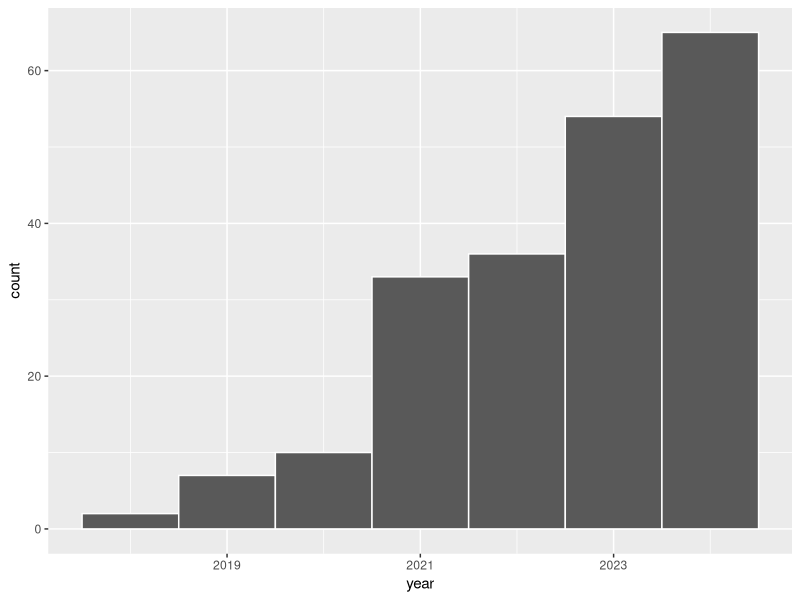

Recreate this plot in R.
## ---- chunk 1
knitr::opts_chunk$set(echo = TRUE)
## ---- chunk 2
library(tidyverse)
library(dplyr)
## ---- chunk 3
coded_articles <- read_csv("Inclusion_exclusion coding - mendeley_export.csv")
## ---- chunk 4
# Identify remaining duplicates. These were all coded as irrelevant.

titles_abstracts <- coded_articles %>% 
  select(title, abstract)  
  
duplicates <- titles_abstracts %>% 
  group_by_all() %>% 
  filter(n() > 1) %>% 
  ungroup()

# Limit to unique entries
# distinct <- coded_articles %>% 
#   distinct(title) %>% 
#   filter()

# Count number of included articles
coded_articles %>% 
  count(`Inclusion: (1) Yes (2) No, not English, (3) No, not focused on AI vs. human, (4) No, other reasons`)

# Filter for relevant articles (1st round of coding). Manually go through and remove any remaining duplicates. (Initially not identified because of slight punctuation differences)
relevant_articles <- coded_articles %>% 
  filter(`Inclusion: (1) Yes (2) No, not English, (3) No, not focused on AI vs. human, (4) No, other reasons` == 1) %>% 
  filter(!(ID %in% c("ID-1355", "ID-291", "ID-264", "ID-109", "ID-137", "ID-1295", "ID-1342", "ID-144", "ID-1134", "ID-127", "ID-459", "ID-025")))

## ---- chunk 5
# Count proportion of each type of method for the relevant articles
relevant_articles %>% 
  count(`Method: (1) quantitative, (2) qualitative, (3) meta analysis, reviews`) 

# Look at represented domains. It might be more informative to group into fewer buckets. For example, 'healthcare' and 'medical' could be combined into one category. 'Art' and 'visual art' could be combined. 
relevant_articles %>% 
  count(domain) %>% 
  print(n = 90)

# See the range of publication years
relevant_articles %>% 
  summarize(oldest_paper = min(year),
            newest_paper = max(year))

write_csv(relevant_articles, "1st_round_coding.csv")
## ---- chunk 6
# Import spreadsheet of articles from ICA 2023 meta-analysis
old_articles <- read_csv("2nd_round_coding_2023_ICA.csv") %>% 
  rename("title" = "Article name",
         "domain" = "Task Domain",
         "first_author_last_name" = "First Author Last Name",
         "notes" = "Notes")

# See how many unique entries I added. 
# Double-check for accuracy. ID-1444 had an incomplete title, so that needs to be fixed so it is properly removed from new_articles.
new_articles <- anti_join(relevant_articles, old_articles, by = "title") %>% 
  filter(!ID %in% c("ID-023", "ID-1272", "ID-1322", "ID-1444"))

# Recode methods and domains in new list
new_articles_recoded <- new_articles %>% 
  mutate(Method = case_when(`Method: (1) quantitative, (2) qualitative, (3) meta analysis, reviews` == "1" ~ "Quantitative",
                                    `Method: (1) quantitative, (2) qualitative, (3) meta analysis, reviews` == "2" ~ "Qualitative",
                                    `Method: (1) quantitative, (2) qualitative, (3) meta analysis, reviews` == "3" ~ "Review",
                                    `Method: (1) quantitative, (2) qualitative, (3) meta analysis, reviews` %in% c("1, 2", NA) ~ "Other")) %>% 
  relocate(Method, .after = `Method: (1) quantitative, (2) qualitative, (3) meta analysis, reviews`) %>% 
  mutate(first_author_last_name = if_else(str_detect(author, "and") == TRUE, str_extract(author, "\\b(\\w+)\\b(?=\\s+and\\b)"), str_extract(author, "\\b([\\w-]+)\\b(?=[^\\w-]*$)")))

# Check domains from old list
old_articles %>% 
  count(Field)

old_articles %>% 
  filter(Field == "business") %>% 
  print(n = 34)

# Check domains from new list
new_articles_recoded %>% 
  count(domain) %>% 
  print(n = 82)

# Check distribution of publication years
ggplot(new_articles_recoded, aes(x=year)) +
  geom_histogram(bins = 7, color = "white")
  

## ---- chunk 7
# Join old and new list
merged_list <- bind_rows(old_articles, new_articles_recoded)

# Delete unnecessary columns
merged_list_cleaned <- merged_list %>% 
  select(-c(author, `Method: (1) quantitative, (2) qualitative, (3) meta analysis, reviews`, `Article ID_Old`, `Inclusion: (1) Yes (2) No, not English, (3) No, not focused on AI vs. human, (4) No, other reasons`))


# Export for use in Google Sheets
write_csv(merged_list_cleaned, "merged_list_8.19.24.csv")

